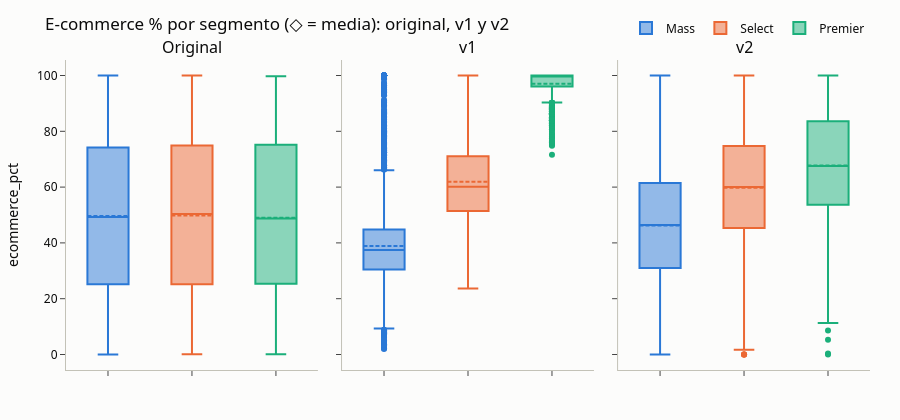

This figure's notebook cell:
### Code cell
# E-commerce por segmento: media y distribución
ec = pd.DataFrame({n: d.groupby("tier").ecommerce_pct.mean().reindex(SEGMENTOS) for n, d in DATASETS.items()})
display(ec.round(1).rename_axis("e-commerce % medio"))

fig = make_subplots(rows=1, cols=3, shared_yaxes=True, subplot_titles=list(DATASETS), horizontal_spacing=0.03)
for j, (n, d) in enumerate(DATASETS.items(), start=1):
    for s in SEGMENTOS:
        fig.add_box(y=d.loc[d.tier == s, "ecommerce_pct"], name=s, marker_color=COLOR_SEG[s], boxmean=True,
                    legendgroup=s, showlegend=(j == 1), row=1, col=j)
fig.update_xaxes(showticklabels=False)
fig.update_yaxes(title_text="ecommerce_pct", row=1, col=1)
fig.update_layout(height=420, title="E-commerce % por segmento (◇ = media): original, v1 y v2",
                  legend=dict(orientation="h", y=1.15, x=1, xanchor="right"))
fig.show()

PCT = ["uso_tarjeta_pct", "ecommerce_pct", "pagos_puntuales_pct", "activacion_promos_pct", "abandono_riesgo",
       "transacciones_mes", "app_logins_mes"]
perfil = pd.concat({n: d.groupby("tier")[PCT].mean().reindex(SEGMENTOS).T for n, d in DATASETS.items()}, axis=1)
display(perfil.round(2).rename_axis("media por segmento"))

### Figure 1 — Plotly figure (JSON) as saved in the notebook; plotly's stock layout.template omitted (floating-point values rounded to 4 significant figures; data arrays with more than 128 entries replaced by an {"elided": "..."} marker saying what was removed)
{"data": [{"boxmean": true, "legendgroup": "Mass", "marker": {"color": "#2a78d6"}, "name": "Mass", "showlegend": true, "type": "box", "xaxis": "x", "y": {"elided": "7374 float values"}, "yaxis": "y"}, {"boxmean": true, "legendgroup": "Select", "marker": {"color": "#eb6834"}, "name": "Select", "showlegend": true, "type": "box", "xaxis": "x", "y": {"elided": "2324 float values"}, "yaxis": "y"}, {"boxmean": true, "legendgroup": "Premier", "marker": {"color": "#1baf7a"}, "name": "Premier", "showlegend": true, "type": "box", "xaxis": "x", "y": {"elided": "302 float values"}, "yaxis": "y"}, {"boxmean": true, "legendgroup": "Mass", "marker": {"color": "#2a78d6"}, "name": "Mass", "showlegend": false, "type": "box", "xaxis": "x2", "y": {"elided": "4826 float values"}, "yaxis": "y2"}, {"boxmean": true, "legendgroup": "Select", "marker": {"color": "#eb6834"}, "name": "Select", "showlegend": false, "type": "box", "xaxis": "x2", "y": {"elided": "4178 float values"}, "yaxis": "y2"}, {"boxmean": true, "legendgroup": "Premier", "marker": {"color": "#1baf7a"}, "name": "Premier", "showlegend": false, "type": "box", "xaxis": "x2", "y": {"elided": "996 float values"}, "yaxis": "y2"}, {"boxmean": true, "legendgroup": "Mass", "marker": {"color": "#2a78d6"}, "name": "Mass", "showlegend": false, "type": "box", "xaxis": "x3", "y": {"elided": "7880 float values"}, "yaxis": "y3"}, {"boxmean": true, "legendgroup": "Select", "marker": {"color": "#eb6834"}, "name": "Select", "showlegend": false, "type": "box", "xaxis": "x3", "y": {"elided": "1415 float values"}, "yaxis": "y3"}, {"boxmean": true, "legendgroup": "Premier", "marker": {"color": "#1baf7a"}, "name": "Premier", "showlegend": false, "type": "box", "xaxis": "x3", "y": {"elided": "705 float values"}, "yaxis": "y3"}], "layout": {"annotations": [{"font": {"size": 16}, "showarrow": false, "text": "Original", "x": 0.1567, "xanchor": "center", "xref": "paper", "y": 1.0, "yanchor": "bottom", "yref": "paper"}, {"font": {"size": 16}, "showarrow": false, "text": "v1", "x": 0.5, "xanchor": "center", "xref": "paper", "y": 1.0, "yanchor": "bottom", "yref": "paper"}, {"font": {"size": 16}, "showarrow": false, "text": "v2", "x": 0.8433, "xanchor": "center", "xref": "paper", "y": 1.0, "yanchor": "bottom", "yref": "paper"}], "height": 420, "legend": {"orientation": "h", "x": 1, "xanchor": "right", "y": 1.15}, "title": {"text": "E-commerce % por segmento (◇ = media): original, v1 y v2"}, "xaxis": {"anchor": "y", "domain": [0.0, 0.3133], "showticklabels": false}, "xaxis2": {"anchor": "y2", "domain": [0.3433, 0.6567], "showticklabels": false}, "xaxis3": {"anchor": "y3", "domain": [0.6867, 1.0], "showticklabels": false}, "yaxis": {"anchor": "x", "domain": [0.0, 1.0], "title": {"text": "ecommerce_pct"}}, "yaxis2": {"anchor": "x2", "domain": [0.0, 1.0], "matches": "y", "showticklabels": false}, "yaxis3": {"anchor": "x3", "domain": [0.0, 1.0], "matches": "y", "showticklabels": false}}}
